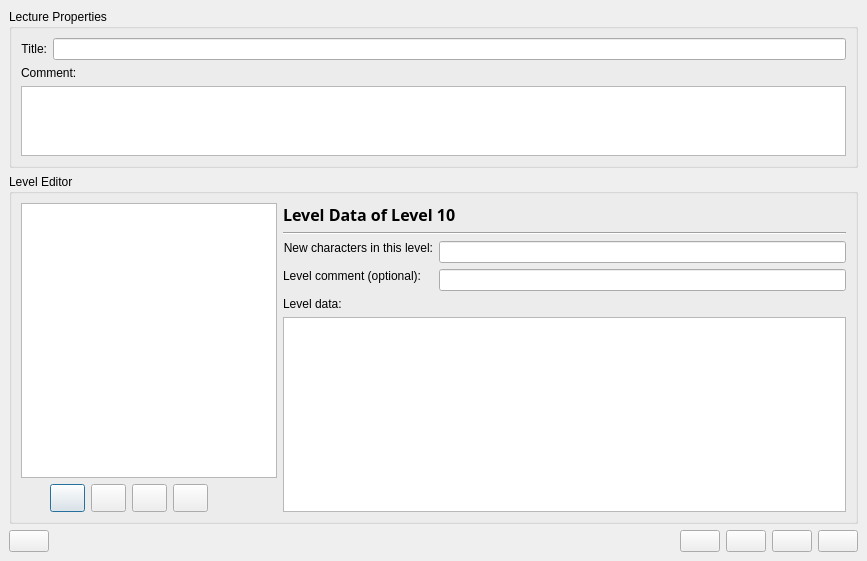
<?xml version="1.0" encoding="UTF-8"?>
<ui version="4.0">
 <class>KTouchLectureEditorDialog</class>
 <widget class="QDialog" name="KTouchLectureEditorDialog">
  <property name="geometry">
   <rect>
    <x>0</x>
    <y>0</y>
    <width>867</width>
    <height>561</height>
   </rect>
  </property>
  <property name="windowTitle">
   <string>KTouch Lecture Editor</string>
  </property>
  <layout class="QVBoxLayout">
   <property name="spacing">
    <number>6</number>
   </property>
   <property name="margin">
    <number>9</number>
   </property>
   <item>
    <widget class="QGroupBox" name="groupBox2">
     <property name="title">
      <string>Lecture Properties</string>
     </property>
     <layout class="QVBoxLayout">
      <property name="spacing">
       <number>6</number>
      </property>
      <property name="margin">
       <number>9</number>
      </property>
      <item>
       <layout class="QHBoxLayout">
        <property name="spacing">
         <number>6</number>
        </property>
        <property name="margin">
         <number>0</number>
        </property>
        <item>
         <widget class="QLabel" name="titleLabel">
          <property name="text">
           <string>Title:</string>
          </property>
          <property name="alignment">
           <set>Qt::AlignRight|Qt::AlignTrailing|Qt::AlignVCenter</set>
          </property>
         </widget>
        </item>
        <item>
         <widget class="KLineEdit" name="titleEdit"/>
        </item>
       </layout>
      </item>
      <item>
       <widget class="QLabel" name="textLabel1">
        <property name="sizePolicy">
         <sizepolicy hsizetype="Preferred" vsizetype="Minimum">
          <horstretch>0</horstretch>
          <verstretch>0</verstretch>
         </sizepolicy>
        </property>
        <property name="text">
         <string>Comment:</string>
        </property>
       </widget>
      </item>
      <item>
       <widget class="QTextEdit" name="lectureCommentEdit">
        <property name="sizePolicy">
         <sizepolicy hsizetype="Expanding" vsizetype="Maximum">
          <horstretch>0</horstretch>
          <verstretch>0</verstretch>
         </sizepolicy>
        </property>
        <property name="maximumSize">
         <size>
          <width>32767</width>
          <height>70</height>
         </size>
        </property>
       </widget>
      </item>
     </layout>
    </widget>
   </item>
   <item>
    <widget class="QGroupBox" name="groupBox1">
     <property name="title">
      <string>Level Editor</string>
     </property>
     <layout class="QGridLayout">
      <property name="margin">
       <number>9</number>
      </property>
      <property name="spacing">
       <number>6</number>
      </property>
      <item row="0" column="0">
       <widget class="QListWidget" name="levelListWidget">
        <property name="sizePolicy">
         <sizepolicy hsizetype="Preferred" vsizetype="Expanding">
          <horstretch>0</horstretch>
          <verstretch>0</verstretch>
         </sizepolicy>
        </property>
       </widget>
      </item>
      <item row="0" column="1" rowspan="2">
       <layout class="QFormLayout" name="formLayout">
        <property name="horizontalSpacing">
         <number>6</number>
        </property>
        <property name="verticalSpacing">
         <number>6</number>
        </property>
        <property name="margin">
         <number>0</number>
        </property>
        <item row="0" column="0" colspan="2">
         <widget class="QLabel" name="levelLabel">
          <property name="sizePolicy">
           <sizepolicy hsizetype="Expanding" vsizetype="Fixed">
            <horstretch>0</horstretch>
            <verstretch>0</verstretch>
           </sizepolicy>
          </property>
          <property name="font">
           <font>
            <family>Sans Serif</family>
            <pointsize>12</pointsize>
            <weight>75</weight>
            <italic>false</italic>
            <bold>true</bold>
            <underline>false</underline>
            <strikeout>false</strikeout>
           </font>
          </property>
          <property name="text">
           <string>Level Data of Level 10</string>
          </property>
         </widget>
        </item>
        <item row="1" column="0" colspan="2">
         <widget class="QFrame" name="frame3">
          <property name="sizePolicy">
           <sizepolicy hsizetype="Preferred" vsizetype="Fixed">
            <horstretch>0</horstretch>
            <verstretch>0</verstretch>
           </sizepolicy>
          </property>
          <property name="frameShape">
           <enum>QFrame::HLine</enum>
          </property>
          <property name="frameShadow">
           <enum>QFrame::Sunken</enum>
          </property>
         </widget>
        </item>
        <item row="2" column="0">
         <widget class="QLabel" name="textLabel2">
          <property name="sizePolicy">
           <sizepolicy hsizetype="Minimum" vsizetype="Fixed">
            <horstretch>0</horstretch>
            <verstretch>0</verstretch>
           </sizepolicy>
          </property>
          <property name="text">
           <string>New characters in this level:</string>
          </property>
          <property name="alignment">
           <set>Qt::AlignRight|Qt::AlignTrailing|Qt::AlignVCenter</set>
          </property>
         </widget>
        </item>
        <item row="2" column="1">
         <widget class="KLineEdit" name="newCharsEdit">
          <property name="sizePolicy">
           <sizepolicy hsizetype="Expanding" vsizetype="Preferred">
            <horstretch>0</horstretch>
            <verstretch>0</verstretch>
           </sizepolicy>
          </property>
         </widget>
        </item>
        <item row="3" column="0">
         <widget class="QLabel" name="commentLabel">
          <property name="sizePolicy">
           <sizepolicy hsizetype="Fixed" vsizetype="Fixed">
            <horstretch>0</horstretch>
            <verstretch>0</verstretch>
           </sizepolicy>
          </property>
          <property name="text">
           <string>Level comment (optional):</string>
          </property>
          <property name="alignment">
           <set>Qt::AlignRight|Qt::AlignTrailing|Qt::AlignVCenter</set>
          </property>
         </widget>
        </item>
        <item row="3" column="1">
         <widget class="KLineEdit" name="levelCommentEdit">
          <property name="sizePolicy">
           <sizepolicy hsizetype="Expanding" vsizetype="Preferred">
            <horstretch>0</horstretch>
            <verstretch>0</verstretch>
           </sizepolicy>
          </property>
         </widget>
        </item>
        <item row="4" column="0">
         <widget class="QLabel" name="textLabel3">
          <property name="sizePolicy">
           <sizepolicy hsizetype="Expanding" vsizetype="Fixed">
            <horstretch>0</horstretch>
            <verstretch>0</verstretch>
           </sizepolicy>
          </property>
          <property name="text">
           <string>Level data:</string>
          </property>
         </widget>
        </item>
        <item row="5" column="0" colspan="2">
         <widget class="QTextEdit" name="linesEdit"/>
        </item>
       </layout>
      </item>
      <item row="1" column="0">
       <layout class="QHBoxLayout">
        <property name="spacing">
         <number>0</number>
        </property>
        <property name="margin">
         <number>0</number>
        </property>
        <item>
         <layout class="QHBoxLayout">
          <property name="spacing">
           <number>6</number>
          </property>
          <property name="margin">
           <number>0</number>
          </property>
          <item>
           <widget class="KPushButton" name="upBtn">
            <property name="minimumSize">
             <size>
              <width>35</width>
              <height>28</height>
             </size>
            </property>
            <property name="maximumSize">
             <size>
              <width>30</width>
              <height>32767</height>
             </size>
            </property>
           </widget>
          </item>
          <item>
           <widget class="KPushButton" name="downBtn">
            <property name="minimumSize">
             <size>
              <width>35</width>
              <height>28</height>
             </size>
            </property>
            <property name="maximumSize">
             <size>
              <width>30</width>
              <height>32767</height>
             </size>
            </property>
           </widget>
          </item>
          <item>
           <widget class="KPushButton" name="newBtn">
            <property name="minimumSize">
             <size>
              <width>35</width>
              <height>28</height>
             </size>
            </property>
            <property name="maximumSize">
             <size>
              <width>30</width>
              <height>32767</height>
             </size>
            </property>
           </widget>
          </item>
          <item>
           <widget class="KPushButton" name="deleteBtn">
            <property name="sizePolicy">
             <sizepolicy hsizetype="Minimum" vsizetype="Fixed">
              <horstretch>0</horstretch>
              <verstretch>0</verstretch>
             </sizepolicy>
            </property>
            <property name="minimumSize">
             <size>
              <width>35</width>
              <height>28</height>
             </size>
            </property>
            <property name="maximumSize">
             <size>
              <width>30</width>
              <height>32767</height>
             </size>
            </property>
           </widget>
          </item>
         </layout>
        </item>
        <item>
         <spacer>
          <property name="orientation">
           <enum>Qt::Horizontal</enum>
          </property>
          <property name="sizeType">
           <enum>QSizePolicy::Fixed</enum>
          </property>
          <property name="sizeHint" stdset="0">
           <size>
            <width>40</width>
            <height>20</height>
           </size>
          </property>
         </spacer>
        </item>
       </layout>
      </item>
     </layout>
    </widget>
   </item>
   <item>
    <layout class="QHBoxLayout">
     <property name="spacing">
      <number>6</number>
     </property>
     <property name="margin">
      <number>0</number>
     </property>
     <item>
      <widget class="KPushButton" name="fontButton"/>
     </item>
     <item>
      <spacer>
       <property name="orientation">
        <enum>Qt::Horizontal</enum>
       </property>
       <property name="sizeType">
        <enum>QSizePolicy::Expanding</enum>
       </property>
       <property name="sizeHint" stdset="0">
        <size>
         <width>248</width>
         <height>20</height>
        </size>
       </property>
      </spacer>
     </item>
     <item>
      <widget class="KPushButton" name="openButton"/>
     </item>
     <item>
      <widget class="KPushButton" name="saveButton"/>
     </item>
     <item>
      <widget class="KPushButton" name="saveAsButton"/>
     </item>
     <item>
      <widget class="KPushButton" name="quitButton"/>
     </item>
    </layout>
   </item>
  </layout>
 </widget>
 <customwidgets>
  <customwidget>
   <class>KPushButton</class>
   <extends>QPushButton</extends>
   <header>kpushbutton.h</header>
  </customwidget>
  <customwidget>
   <class>KLineEdit</class>
   <extends>QLineEdit</extends>
   <header>klineedit.h</header>
  </customwidget>
 </customwidgets>
 <tabstops>
  <tabstop>titleEdit</tabstop>
  <tabstop>upBtn</tabstop>
  <tabstop>downBtn</tabstop>
  <tabstop>newBtn</tabstop>
  <tabstop>deleteBtn</tabstop>
  <tabstop>levelCommentEdit</tabstop>
  <tabstop>newCharsEdit</tabstop>
  <tabstop>fontButton</tabstop>
  <tabstop>openButton</tabstop>
  <tabstop>saveButton</tabstop>
  <tabstop>saveAsButton</tabstop>
  <tabstop>quitButton</tabstop>
 </tabstops>
 <includes>
  <include location="local">klineedit.h</include>
  <include location="local">kpushbutton.h</include>
 </includes>
 <resources/>
 <connections/>
</ui>
